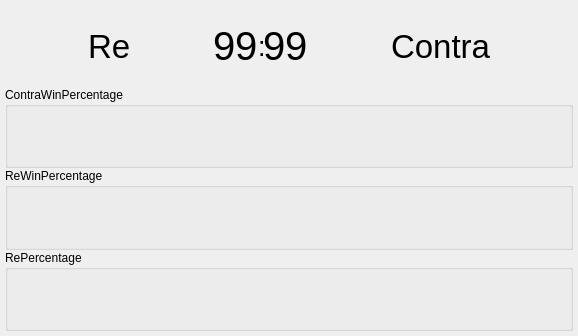
<?xml version="1.0" encoding="UTF-8"?>
<ui version="4.0">
 <class>ReContraStatsWidget</class>
 <widget class="QWidget" name="ReContraStatsWidget">
  <property name="geometry">
   <rect>
    <x>0</x>
    <y>0</y>
    <width>578</width>
    <height>336</height>
   </rect>
  </property>
  <property name="windowTitle">
   <string>Form</string>
  </property>
  <layout class="QVBoxLayout" name="verticalLayout">
   <property name="spacing">
    <number>0</number>
   </property>
   <property name="leftMargin">
    <number>5</number>
   </property>
   <property name="topMargin">
    <number>5</number>
   </property>
   <property name="rightMargin">
    <number>5</number>
   </property>
   <property name="bottomMargin">
    <number>5</number>
   </property>
   <item>
    <widget class="QScrollArea" name="scrollArea">
     <property name="frameShape">
      <enum>QFrame::NoFrame</enum>
     </property>
     <property name="widgetResizable">
      <bool>true</bool>
     </property>
     <widget class="QWidget" name="scrollAreaWidgetContents">
      <property name="geometry">
       <rect>
        <x>0</x>
        <y>0</y>
        <width>568</width>
        <height>326</height>
       </rect>
      </property>
      <property name="styleSheet">
       <string notr="true"/>
      </property>
      <layout class="QVBoxLayout" name="verticalLayout_2">
       <property name="spacing">
        <number>0</number>
       </property>
       <property name="leftMargin">
        <number>0</number>
       </property>
       <property name="topMargin">
        <number>0</number>
       </property>
       <property name="rightMargin">
        <number>0</number>
       </property>
       <property name="bottomMargin">
        <number>0</number>
       </property>
       <item>
        <layout class="QHBoxLayout" name="horizontalLayout">
         <item>
          <spacer name="horizontalSpacer_3">
           <property name="orientation">
            <enum>Qt::Horizontal</enum>
           </property>
           <property name="sizeHint" stdset="0">
            <size>
             <width>40</width>
             <height>20</height>
            </size>
           </property>
          </spacer>
         </item>
         <item>
          <widget class="QLabel" name="label_4">
           <property name="font">
            <font>
             <pointsize>25</pointsize>
            </font>
           </property>
           <property name="text">
            <string>Re</string>
           </property>
          </widget>
         </item>
         <item>
          <spacer name="horizontalSpacer">
           <property name="orientation">
            <enum>Qt::Horizontal</enum>
           </property>
           <property name="sizeHint" stdset="0">
            <size>
             <width>40</width>
             <height>20</height>
            </size>
           </property>
          </spacer>
         </item>
         <item>
          <widget class="QLabel" name="labelReWins">
           <property name="font">
            <font>
             <pointsize>30</pointsize>
            </font>
           </property>
           <property name="text">
            <string>99</string>
           </property>
          </widget>
         </item>
         <item>
          <widget class="QLabel" name="label_2">
           <property name="sizePolicy">
            <sizepolicy hsizetype="Preferred" vsizetype="Preferred">
             <horstretch>0</horstretch>
             <verstretch>0</verstretch>
            </sizepolicy>
           </property>
           <property name="maximumSize">
            <size>
             <width>5</width>
             <height>16777215</height>
            </size>
           </property>
           <property name="font">
            <font>
             <pointsize>20</pointsize>
            </font>
           </property>
           <property name="text">
            <string>:</string>
           </property>
          </widget>
         </item>
         <item>
          <widget class="QLabel" name="labelContraWins">
           <property name="font">
            <font>
             <pointsize>30</pointsize>
            </font>
           </property>
           <property name="text">
            <string>99</string>
           </property>
          </widget>
         </item>
         <item>
          <spacer name="horizontalSpacer_2">
           <property name="orientation">
            <enum>Qt::Horizontal</enum>
           </property>
           <property name="sizeHint" stdset="0">
            <size>
             <width>40</width>
             <height>20</height>
            </size>
           </property>
          </spacer>
         </item>
         <item>
          <widget class="QLabel" name="label_5">
           <property name="font">
            <font>
             <pointsize>25</pointsize>
            </font>
           </property>
           <property name="text">
            <string>Contra</string>
           </property>
          </widget>
         </item>
         <item>
          <spacer name="horizontalSpacer_4">
           <property name="orientation">
            <enum>Qt::Horizontal</enum>
           </property>
           <property name="sizeHint" stdset="0">
            <size>
             <width>40</width>
             <height>20</height>
            </size>
           </property>
          </spacer>
         </item>
        </layout>
       </item>
       <item>
        <widget class="QGroupBox" name="groupBoxContraWins">
         <property name="title">
          <string>ContraWinPercentage</string>
         </property>
        </widget>
       </item>
       <item>
        <widget class="QGroupBox" name="groupBoxReWins">
         <property name="title">
          <string>ReWinPercentage</string>
         </property>
        </widget>
       </item>
       <item>
        <widget class="QGroupBox" name="groupBoxRe">
         <property name="styleSheet">
          <string notr="true"/>
         </property>
         <property name="title">
          <string>RePercentage</string>
         </property>
         <zorder></zorder>
        </widget>
       </item>
      </layout>
     </widget>
    </widget>
   </item>
  </layout>
 </widget>
 <resources/>
 <connections/>
</ui>
